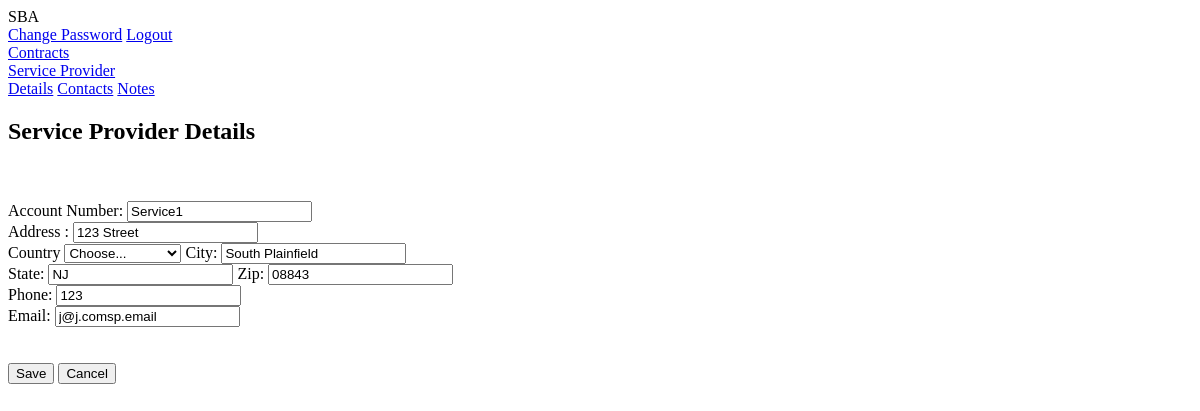
Before: /sp/ (signed in) with the older database file.
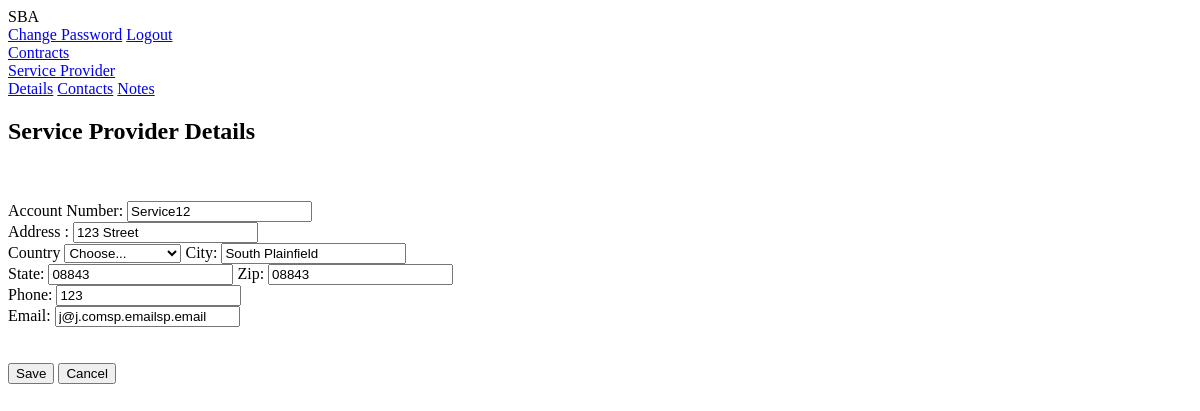
After: the same page with the newer database file.
### service_providers/models.py (models this page shows)
class ServiceProvider(models.Model):
    name = models.CharField(max_length=30)
    address = models.CharField(max_length=30)
    country = models.CharField(max_length=30)
    city = models.CharField(max_length=30)
    state = models.CharField(max_length=30)
    zip = models.CharField(max_length=30)
    phone = models.CharField(max_length=30)
    email = models.CharField(max_length=30)

### service_providers/views.py (the view, shortened to what this page needs)
# urls.py: path('sp/', login_required(spViews.service_pView), name="service_p"),
def service_pView(req):
    if req.method == "GET":
        sid = 1
        sp = ServiceProvider.objects.get(id=sid)
        return render(req, 'service_provider.html', {'sp': sp})

### service_providers/templates/service_provider.html (shortened to what this page needs)
{% extends 'partials/sp_base.html' %}
{% block content %}
<div class="sp-body">
    <h2><div class="contact-body-title">
                Service Provider Details
    </div></h2>
            <br><br>
        </div>
            <form method="POST">
                <div class="form-inline" >
                    <label for="name" class="col-sm-4 col-form-label">Account Number:</label>
                        <input name="name" type="text" class="form-control" id="name" value="{{sp.name}}">
                </div>
                <div class="form-inline">
                    <label for="addr" class="col-sm-4 col-form-label">Address :</label>
                    <input name="addr" type="text" class="form-control" id="addr" value="{{sp.address}}">
                </div>
                <div class="form-inline">
                    <label  for="country"class="col-sm-4 col-form-label">Country</label>
                        <select name="country" class="form-control" id="country" value="{{sp.country}}">
                            <option selected>Choose...</option>
                        </select>
                    <label for="city" >City:</label>
                    <input name="city" type="text" class="form-control" id="city" value="{{sp.city}}">
                </div>
                <div class="form-inline">
                    <label for="state"class="col-sm-4 col-form-label">State:</label>
                    <input name="state" type="text" class="form-control" id="state" value="{{sp.state}}">
                    <label for="zip">Zip:</label>
                    <input name="zip" type="text" class="form-control" id="zip" value="{{sp.zip}}">
                </div>
                <div class="form-inline">
                    <label for="phone" class="col-sm-4 col-form-label">Phone:</label>
                    <input name="phone" type="text" class="form-control" id="phone" value="{{sp.phone}}">
                </div>
                <div class="form-inline">
                    <label for="email" class="col-sm-4 col-form-label">Email:</label>
                    <input name="email" type="text" class="form-control" id="email" value="{{sp.email}}sp.email">
                </div>
                <br><br>
                <div class="form-button">
                    <button type="submit" class="btn btn-primary" >Save</button>
                    <button type="cancel" class="btn btn-primary">Cancel</button>
                </div>
            </form>
{% endblock %}

Changed rows visible on the page:
changed ServiceProvider "123 Street": name "Service1" → "Service12"; state "NJ" → "08843"; email "j@j.comsp.email" → "j@j.comsp.emailsp.email"
